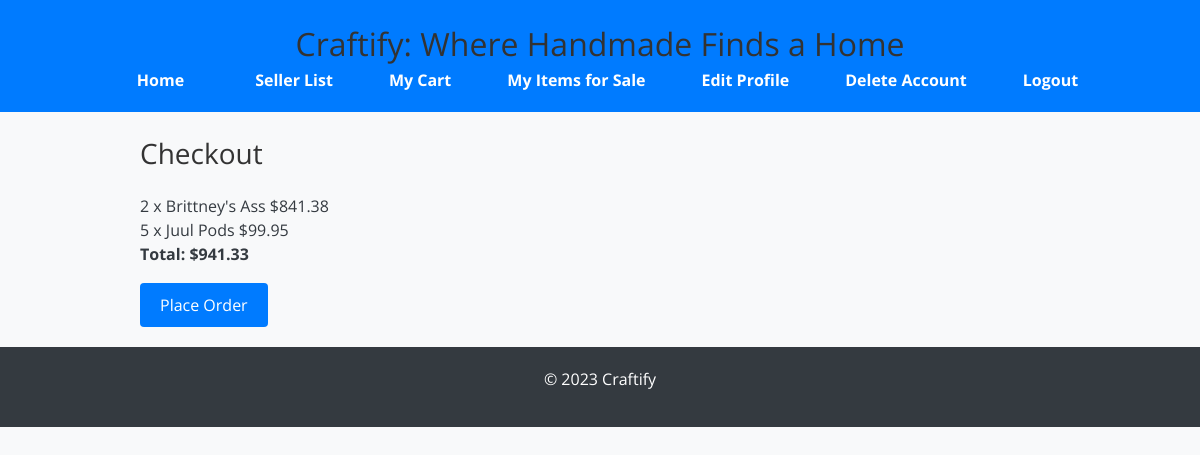
The page /checkout/ (signed in) on the database as committed earlier.
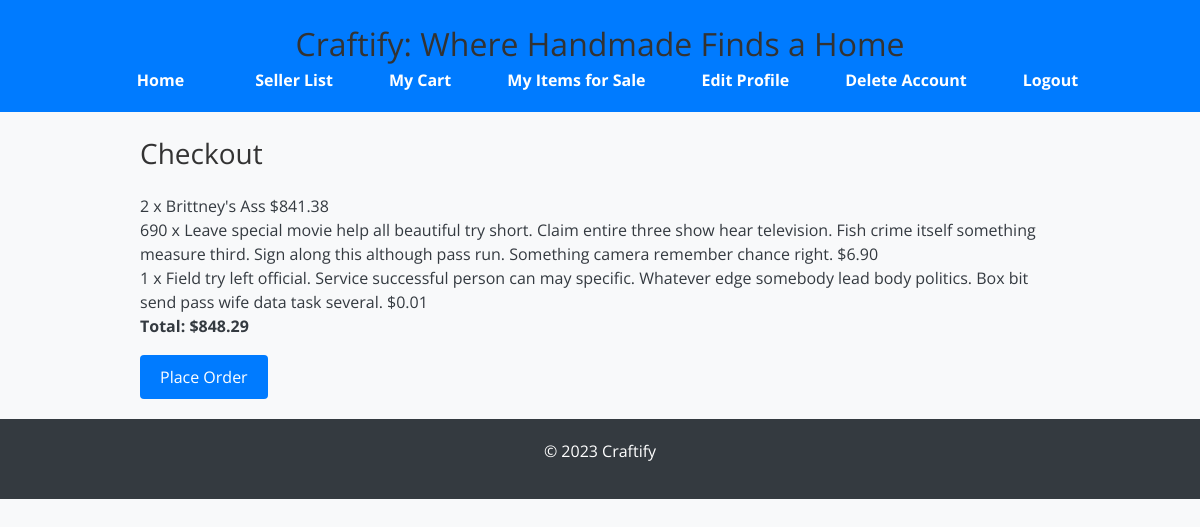
The same page on the database as committed later.
### craftify/models/cart_controller.py (models this page shows, shortened)
class CartItem(models.Model):
    cart = models.ForeignKey(Cart, on_delete=models.CASCADE, related_name='items')
    item = models.ForeignKey(Item, on_delete=models.CASCADE)
    quantity = models.PositiveIntegerField(default=1)
    added_at = models.DateTimeField(default=timezone.now)  # Ensure this field exists
    def get_total_price(self):
        return self.item.price * self.quantity

class Cart(models.Model):
    user = models.OneToOneField(
        settings.AUTH_USER_MODEL,
        on_delete=models.CASCADE,
        related_name='cart',
        help_text="User who owns the cart"
    )
    created_at = models.DateTimeField(auto_now_add=True)
    updated_at = models.DateTimeField(auto_now=True)
    def get_total_price(self):
        return sum(item.get_total_price() for item in self.items.all())

### craftify/models/item_controller.py (models this page shows, shortened)
class Item(models.Model):
    name = models.CharField(max_length=255)
    description = models.TextField()
    price = models.DecimalField(
        max_digits=10,
        decimal_places=2,
        default=0.01,
        validators=[
            MinValueValidator(0.01)
        ]
    )
    quantity = models.PositiveIntegerField(
        validators=[
            MinValueValidator(1)
        ]
    )
    created_at = models.DateTimeField(auto_now_add=True)
    seller = models.ForeignKey(settings.AUTH_USER_MODEL, on_delete=models.CASCADE, related_name='items_for_sale')
    image = models.ImageField(upload_to='item_images/', null=True, blank=True)
    category = models.CharField(max_length=100, null=True, blank=True)
    class Meta:
        ordering = ['-created_at']
        verbose_name = "Item"
        verbose_name_plural = "Items"
        indexes = [
            models.Index(fields=['seller']),
            models.Index(fields=['name']),
        ]
        unique_together = ('seller', 'name')

### craftify/views/cart_views.py (the view, shortened to what this page needs)
# urls.py: path('checkout/', cart_views.checkout, name='checkout'),
@login_required
def checkout(request):
    cart = get_object_or_404(Cart, user=request.user)
    if not cart.items.exists():
        messages.error(request, "Your cart is empty.")
        return redirect('cart')
    return render(request, 'checkout.html', {'cart': cart})

### craftify/templates/checkout.html (shortened to what this page needs)
{% extends 'base.html' %}
{% block content %}
<div class="container">
    <h2>Checkout</h2>
    {% if cart.items.all %}
        <ul class="cart-items">
            {% for item in cart.items.all %}
                <li class="cart-item">
                    <span>{{ item.quantity }} x {{ item.item.name }}</span>
                    <span>${{ item.get_total_price }}</span>
                </li>
            {% endfor %}
        </ul>
        <p class="cart-total"><strong>Total: ${{ cart.get_total_price }}</strong></p>
        <form method="post">
            <button type="submit" class="button">Place Order</button>
        </form>
    {% else %}
        <p>Your cart is empty.</p>
    {% endif %}
</div>
{% endblock %}

Rows that differ between the two databases and show on the page:
removed CartItem: quantity "5", item.name "Juul Pods", get_total_price "99.95"
added CartItem: quantity "690", item.name "Leave special movie help all beautiful try short. Claim entire three show hear television. Fish crime itself something measure third. Sign along this although pass run. Something camera remember chance right.", get_total_price "6.90"
added CartItem: quantity "1", item.name "Field try left official. Service successful person can may specific. Whatever edge somebody lead body politics. Box bit send pass wife data task several.", get_total_price "0.01"
computed for Cart: get_total_price "941.33" → "848.29"
